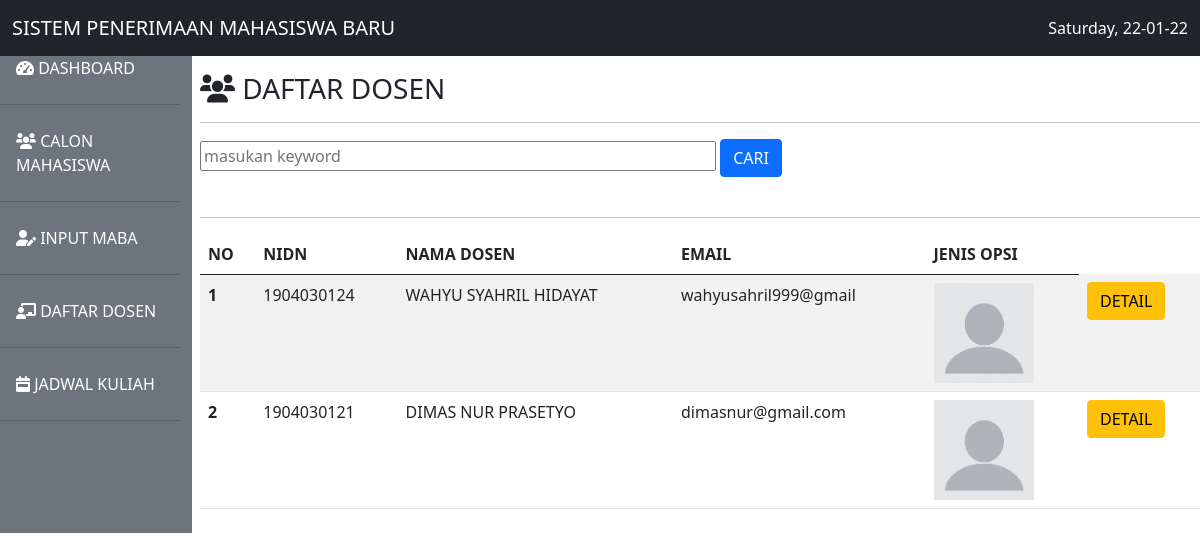
The app's page /ekt2_1904030123/dosen.php with its own data.
### tables this page shows
CREATE TABLE `daftar_dosen` (
  `id` int(11) NOT NULL,
  `nama` varchar(40) NOT NULL,
  `nidn` varchar(25) NOT NULL,
  `email` varchar(20) NOT NULL,
  `jenis_kelamin` varchar(20) NOT NULL,
  `alamat` varchar(255) NOT NULL,
  `agama` varchar(20) NOT NULL,
  `pendidikan_s1` varchar(30) NOT NULL,
  `pendidikan_s2` varchar(30) NOT NULL,
  `pendidikan_s3` varchar(30) NOT NULL,
  `foto` varchar(20) NOT NULL
);

### ekt2_1904030123/functions.php (called while the page is built, shortened)
<?php
$conn = mysqli_connect('localhost','root','','wpsmt5');
function query($query)
{
    global $conn;
    $result = mysqli_query($conn, $query);
    $rows = [] ;
    while ($row = mysqli_fetch_assoc($result)){
        $rows [] = $row;
    }
    return $rows;
}
?>

### ekt2_1904030123/dosen.php (the view, shortened to what this page needs)
<?php
Require 'functions.php';
$dosen = query ('SELECT * FROM daftar_dosen');
?>
<!doctype html>
<html lang="en">
  <head>
    <link href="tema/bootstrap/css/bootstrap.min.css" rel="stylesheet">
    <link rel= "stylesheet" href="tema/fontawesome/css/all.min.css">
  </head>
  <body>
  <nav class="navbar navbar-expand-lg navbar-light bg-dark fixed-top">
  <div class="container-fluid">
    <a class="navbar-brand text-white" href="#">SISTEM PENERIMAAN MAHASISWA BARU</a>
    <div class="collapse navbar-collapse" id="navbarSupportedContent">
      <div class= "text-white">
        <?php echo date ("l, d-m-y"); ?>
      </div>
    </div>
  </div>
</nav>
<div class ="row mt-4">
  <div  class ="col-md-2 pr-2 pt-4 bg-secondary">
      <ul class="nav flex-column">
      <li class="nav-item">
        <a class="nav-link text-white" aria-current="page" href="#"><i class="fas fa-tachometer-alt"></i> DASHBOARD</a><hr class="bg-dark">
      </li>
      <li class="nav-item">
        <a class="nav-link text-white" href="index.php"><i class="fas fa-users"></i> CALON MAHASISWA</a><hr>
      </li>
      <li class="nav-item">
        <a class="nav-link text-white" href="tambah.php"><i class="fas fa-user-edit"></i> INPUT MABA</a><hr>
      </li>
      <li class="nav-item">
        <a class="nav-link text-white" href="dosen.php"><i class="fas fa-chalkboard-teacher"></i> DAFTAR DOSEN</a><hr>
      </li>
      <li class="nav-item">
        <a class="nav-link text-white" href="#"><i class="fas fa-calendar-week"></i> JADWAL KULIAH</a><hr>
      </li>
    </ul>
  </div>
  <div  class ="col-md-10 p-2 pt-5">
  <h3> <i class="fas fa-users"></i> DAFTAR DOSEN </h3><hr>
  <form action="" method="POST">
    <input type ="text" id ="keyword" size ="50" name ="keyword"  placeholder="masukan keyword" autocomplete ="off">
    <button type ="submit" class ="btn btn-primary" name ="cari">CARI</button>
  </form>
  <br>
  <hr>
  <table class="table table-striped">
  <thead>
    <tr>
      <th scope="col">NO</th>
      <th scope="col">NIDN</th>
      <th scope="col">NAMA DOSEN</th>
      <th scope="col">EMAIL</th>
      <th scope="col">JENIS OPSI</th>
    </tr>
  </thead>
    <tbody>
      <?php $no=1;?>
    <?php foreach ($dosen as $dsn): ?>
        <tr>
          <th scope="row"><?php echo $no;?></th>
          <td><?php echo $dsn['nidn'];?></td>
          <td><?php echo $dsn['nama'];?></td>
          <td><?php echo $dsn['email'];?></td>
          <td><img src = "foto/<?php echo $dsn ['foto'];?> " width = "100px"></td>
          <td><a href ="detaildosen.php?id=<?= $dsn ['id']?>" class = "btn btn-warning" role ="button">DETAIL</a></td>
        </tr>
        <?php $no++?>
      <?php  endforeach ?>
    </tbody>
  </table>
  </div>
</div>
  </body>
</html>

### records on screen
daftar_dosen: nidn "1904030124", nama "WAHYU SYAHRIL HIDAYAT", email "wahyusahril999@gmail", foto (picture)
daftar_dosen: nidn "1904030121", nama "DIMAS NUR PRASETYO", email "dimasnur@gmail.com", foto (picture)

### other values on screen
date ("l, d-m-y") "Saturday, 22-01-22"
